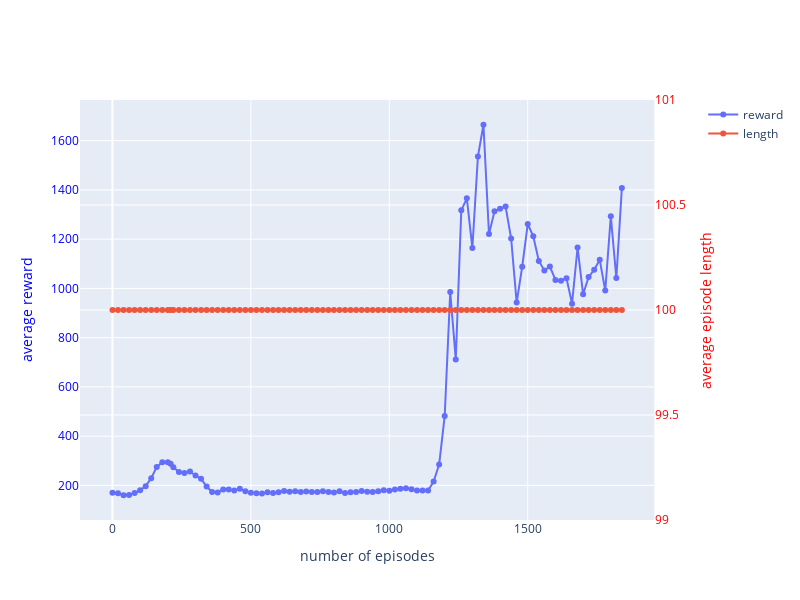

Notebook source saved alongside this figure:
### Code cell
import plotly.graph_objects as go
from plotly.subplots import make_subplots

from plotly.offline import plot, iplot, init_notebook_mode
pd.options.plotting.backend = "plotly"
trace1 = go.Scatter(x=df_eval_avgReturn["step"], y=df_eval_avgReturn["value"], name ="reward",  mode='lines+markers')
trace2 = go.Scatter(x=df_eval_avg_EL["step"], y=df_eval_avg_EL["value"], name ="length",  mode='lines+markers')
fig = make_subplots(specs=[[{"secondary_y": True}]])
fig.add_trace(trace1)
fig.add_trace(trace2, secondary_y=True)
fig['layout'].update(height = 600, width = 800)
fig.update_xaxes(title_text='number of episodes')
fig.update_yaxes(title_text="average reward", secondary_y=False,color ="blue")
fig.update_yaxes(title_text="average episode length", secondary_y=True, color ="red")
lines = {'Reward for reaching the target':500}

# add lines using absolute references
for k in lines.keys():
    #print(k)
    fig.add_shape(type='line',
                yref="y",
                xref="x",
                x0=-130,
                y0=500,
                x1=2500,
                y1=500,
                line=dict(color='black', width=1.5,dash="dot"))
    fig.add_annotation(
                x=2000,
                y=0.2,
                yref='paper',
                showarrow=False,
                text=k)
fig.show()
import tikzplotlib
fig.write_image("/home/nils/fig1.svg")

### Figure 1 — Plotly figure (JSON) as saved in the notebook; plotly's stock layout.template omitted (floating-point values rounded to 4 significant figures)
{"data": [{"mode": "lines+markers", "name": "reward", "type": "scatter", "x": [0, 20, 40, 60, 80, 100, 120, 140, 160, 180, 200, 210, 220, 240, 260, 280, 300, 320, 340, 360, 380, 400, 420, 440, 460, 480, 500, 520, 540, 560, 580, 600, 620, 640, 660, 680, 700, 720, 740, 760, 780, 800, 820, 840, 860, 880, 900, 920, 940, 960, 980, 1000, 1020, 1040, 1060, 1080, 1100, 1120, 1140, 1160, 1180, 1200, 1220, 1240, 1260, 1280, 1300, 1320, 1340, 1360, 1380, 1400, 1420, 1440, 1460, 1480, 1500, 1520, 1540, 1560, 1580, 1600, 1620, 1640, 1660, 1680, 1700, 1720, 1740, 1760, 1780, 1800, 1820, 1840], "y": [169.5, 167.5, 159.8, 161.2, 169.1, 179.7, 196.8, 229.3, 275.0, 293.6, 294.0, 287.9, 273.9, 253.8, 250.1, 256.1, 240.0, 226.4, 195.0, 172.7, 171.4, 183.5, 183.6, 179.4, 185.9, 175.9, 170.2, 167.7, 167.1, 171.8, 168.9, 172.2, 176.7, 173.7, 176.3, 173.3, 174.9, 172.7, 173.2, 176.0, 172.5, 171.4, 175.6, 169.4, 171.5, 172.6, 177.1, 174.3, 172.6, 175.6, 179.8, 177.8, 182.9, 186.1, 187.9, 183.8, 179.2, 179.0, 178.8, 215.7, 284.9, 481.4, 985.5, 711.4, 1317.0, 1366.0, 1164.0, 1536.0, 1665.0, 1220.0, 1314.0, 1324.0, 1332.0, 1203.0, 942.3, 1088.0, 1262.0, 1212.0, 1111.0, 1073.0, 1088.0, 1034.0, 1031.0, 1041.0, 938.0, 1166.0, 976.1, 1046.0, 1076.0, 1116.0, 991.1, 1293.0, 1042.0, 1408.0]}, {"mode": "lines+markers", "name": "length", "type": "scatter", "x": [0, 20, 40, 60, 80, 100, 120, 140, 160, 180, 200, 210, 220, 240, 260, 280, 300, 320, 340, 360, 380, 400, 420, 440, 460, 480, 500, 520, 540, 560, 580, 600, 620, 640, 660, 680, 700, 720, 740, 760, 780, 800, 820, 840, 860, 880, 900, 920, 940, 960, 980, 1000, 1020, 1040, 1060, 1080, 1100, 1120, 1140, 1160, 1180, 1200, 1220, 1240, 1260, 1280, 1300, 1320, 1340, 1360, 1380, 1400, 1420, 1440, 1460, 1480, 1500, 1520, 1540, 1560, 1580, 1600, 1620, 1640, 1660, 1680, 1700, 1720, 1740, 1760, 1780, 1800, 1820, 1840], "xaxis": "x", "y": [100, 100, 100, 100, 100, 100, 100, 100, 100, 100, 100, 100, 100, 100, 100, 100, 100, 100, 100, 100, 100, 100, 100, 100, 100, 100, 100, 100, 100, 100, 100, 100, 100, 100, 100, 100, 100, 100, 100, 100, 100, 100, 100, 100, 100, 100, 100, 100, 100, 100, 100, 100, 100, 100, 100, 100, 100, 100, 100, 100, 100, 100, 100, 100, 100, 100, 100, 100, 100, 100, 100, 100, 100, 100, 100, 100, 100, 100, 100, 100, 100, 100, 100, 100, 100, 100, 100, 100, 100, 100, 100, 100, 100, 100], "yaxis": "y2"}], "layout": {"height": 600, "width": 800, "xaxis": {"anchor": "y", "domain": [0, 0.94], "title": {"text": "number of episodes"}}, "yaxis": {"anchor": "x", "color": "blue", "domain": [0, 1], "title": {"text": "average reward"}}, "yaxis2": {"anchor": "x", "color": "red", "overlaying": "y", "side": "right", "title": {"text": "average episode length"}}}}
